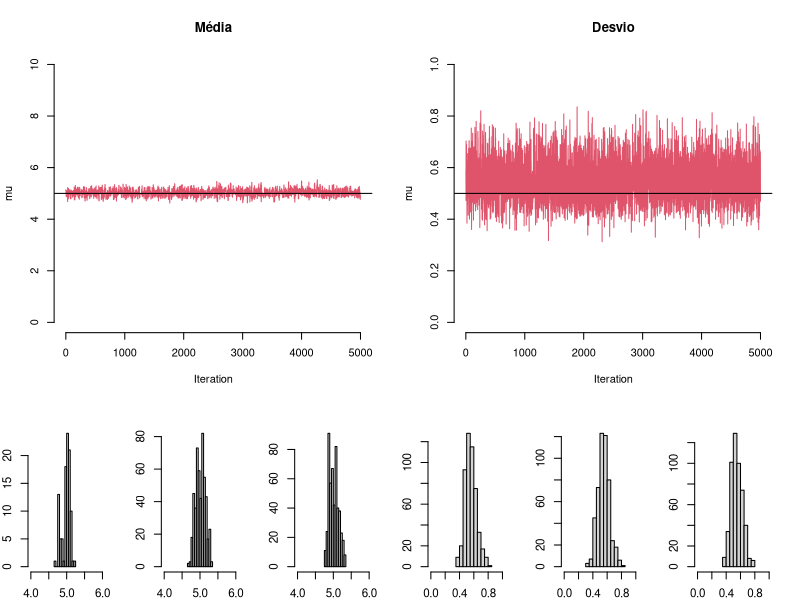

Reproduce this figure in R.
set.seed(250)

#######
#Dados#
#######

n<-100
mu.real<-5
sigma2.real<-2
tau.real<-1/sigma2.real
dados<-rnorm(n,mu.real,sqrt(sigma2.real))

a<-0.001
b<-0.001

###########
# Priors  #
###########
mu.prior<-0
sigma2.prior<-10
tau.prior<-1/sigma2.prior
mtau<-a+n/2

####################
# Inicio da cadeia #
####################

mu<-runif(1,0,10)
tau<-runif(1,0,10)
nsim<-5000

##########
# Cadeia #
##########
cadeia.mu<-rep(0,nsim)
cadeia.tau<-rep(0,nsim)
A<-0

############
#   MCMC   #
############
for (t in 1:nsim){
    mus<-mu+0.3*rt(1,3)

    r<- (sum(dnorm(dados,mus,1/sqrt(tau),log=T) - dnorm(dados,mu,1/sqrt(tau),log=T)) +
         dnorm(mus,mu.prior,sqrt(sigma2.prior),log=T) -  dnorm(mu,mu.prior,sqrt(sigma2.prior),log=T))

    if (log(runif(1))<r) {
        mu<-mus
        A<-A+1
        }

    cadeia.mu[t]<-mu
    tau<-cadeia.tau[t]<-rgamma(1,mtau,b+sum((dados-mu)^2)/2)
}

###########
# Gráfico #
###########

# Iteration Plots
layout(matrix(c(1,1,1,2,2,2,1,1,1,2,2,2,3,4,5,6,7,8),nrow=3,byrow=T))

plot(seq(1,nsim) ,cadeia.mu[1:nsim],type="l",xlab="Iteration", ylab="mu",frame=F,
main="Média",col=2,lty=1,ylim=c(0,10))
abline(h=mu.real)
plot(seq(1,nsim) ,cadeia.tau[1:nsim],type="l",xlab="Iteration", ylab="mu",frame=F,
main="Desvio",col=2,lty=1,ylim=c(0,1))
abline(h=1/sigma2.real)

par(mar=c(2,2,2,2),font=3,cex=0.7)

hist(cadeia.mu[1:100],xlab="",ylab="Frequência",main="",cex=0.7,xlim=c(4,6))
hist(cadeia.mu[2000:2500],xlab="",ylab="Frequência",main="",cex=0.7,xlim=c(4,6))
hist(cadeia.mu[4500:5000],xlab="",ylab="Frequência",main="",cex=0.7,xlim=c(4,6))
hist(cadeia.tau[1:500],xlab="",ylab="Frequência",main="",cex=0.7,xlim=c(0,1))
hist(cadeia.tau[2000:2500],xlab="",ylab="Frequência",main="",cex=0.7,xlim=c(0,1))
hist(cadeia.tau[4500:5000],xlab="",ylab="Frequência",main="",cex=0.7,xlim=c(0,1))

